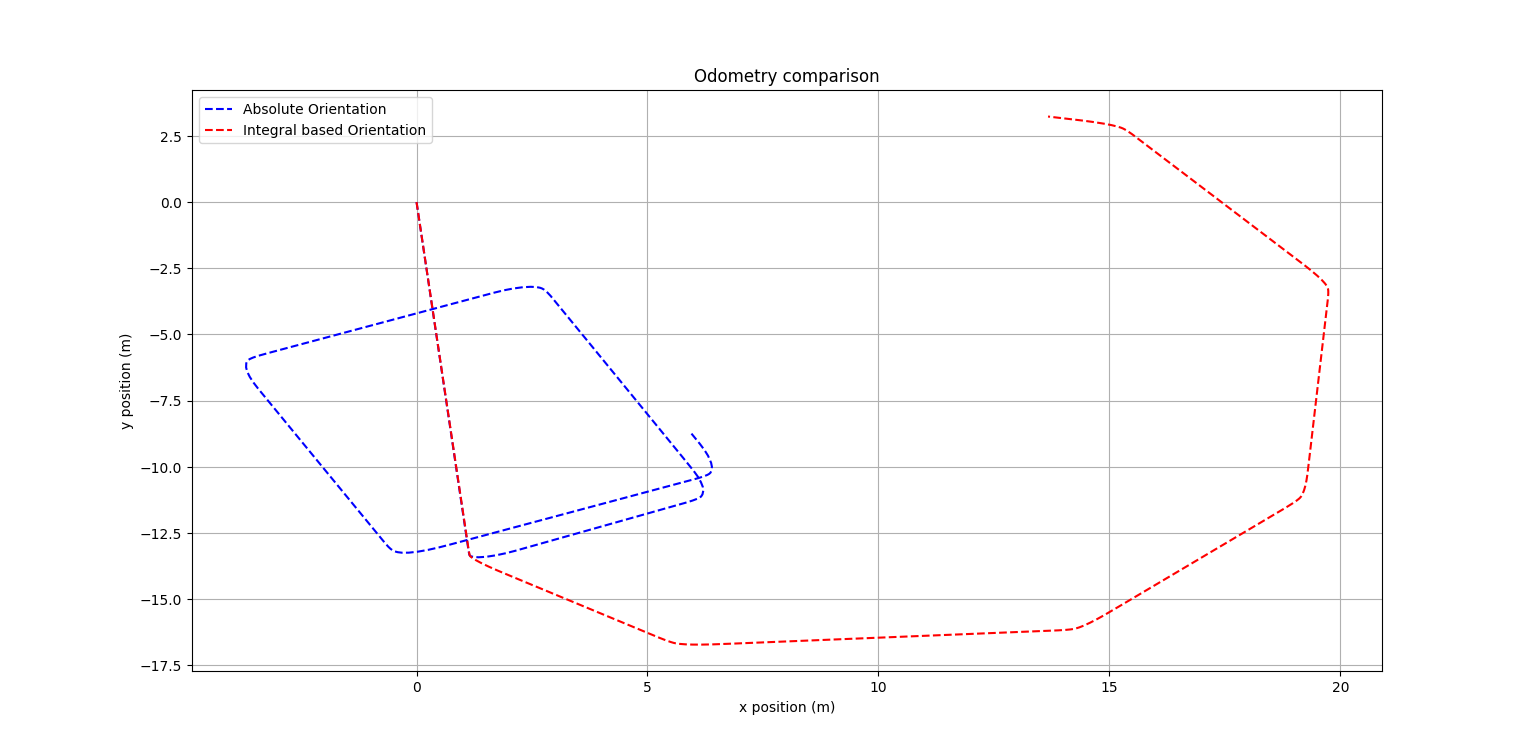

Python code for this plot:
# %%
import time
import math
import numpy as np
import matplotlib.pyplot as plt
from datetime import datetime
from coppeliasim_zmqremoteapi_client import RemoteAPIClient

# %%
# 1. Setup Connection
print("Program Started")
client = RemoteAPIClient()
sim = client.require('sim')
# %%
# 2. Start Simulation
sim.startSimulation()
print("Simulation Started")

# %%
# 3. Simple Test: Post a message to CoppeliaSim status bar
sim.addLog(1, "Hello from Python!")
p3dx_RW = sim.getObject("/PioneerP3DX/rightMotor")
p3dx_LW = sim.getObject("/PioneerP3DX/leftMotor")
p3dx = sim.getObject("/PioneerP3DX")
rw= 0.195/2 #wheel radius
rb= 0.381/2 #body radius
d= 0.05
dt = 0.01
x_int = 0.0
y_int = 0.0
x_abs = 0.0
y_abs = 0.0
theta= sim.getObjectOrientation(p3dx, sim.handle_world)
gamma_int = theta[2]


x_abs_odom = []
y_abs_odom = []
x_int_odom = []
y_int_odom = []

# %%
try:
    # 4. Main Loop (Run for 10 seconds)
    start_time = time.time()
    elapsed_prev = 0.0
    while (time.time() - start_time) < 30:
        
        # --- STUDENT CODE GOES HERE ---
        # Example: Print elapsed time
        elapsed = time.time() - start_time
        print(f"Running... {elapsed:.1f}s", end="\r")

        dt = elapsed - elapsed_prev
        elapsed_prev = elapsed
        #time.sleep(0.1)
        wr_vel=sim.getJointTargetVelocity(p3dx_RW)
        wl_vel=sim.getJointTargetVelocity(p3dx_LW)  

        vx=(wr_vel+wl_vel)*rw/rb
        wx=(wr_vel-wl_vel)*rw/rb  
        sim.addLog(1, f"Vx:{vx:.1f}m/s,Wx:{wx:.1f}rad/s") 
        
        #Get Orientation
        theta= sim.getObjectOrientation(p3dx, sim.handle_world)
        
        #Odometry Space Absolut
        x_abs_dot = vx*math.cos(theta[2])
        y_abs_dot = vx*math.sin(theta[2])
        x_abs = x_abs + x_abs_dot*dt
        y_abs = y_abs + y_abs_dot*dt


        gamma_int = gamma_int + wx*dt
        x_int_dot = vx*math.cos(gamma_int)
        y_int_dot = vx*math.sin(gamma_int)
        x_int = x_int + x_int_dot*dt
        y_int = y_int + y_int_dot*dt

        #safe plot for odometry
        x_abs_odom.append(x_abs)
        y_abs_odom.append(y_abs)
        x_int_odom.append(x_int)
        y_int_odom.append(y_int)
        
        time.sleep(0.1)
         

finally:
    # 5. Stop Simulation safely
    sim.stopSimulation()
    print("\nSimulation Stopped")
    plt.figure(figsize=(10,6))
    plt.plot(x_abs_odom, y_abs_odom, 'b--', label='Absolute Orientation')
    plt.plot(x_int_odom, y_int_odom, 'r--', label='Integral based Orientation')
    plt.xlabel('x position (m)')
    plt.ylabel('y position (m)')
    plt.title('Odometry comparison')
    plt.legend()
    plt.grid(True)
    plt.show()
